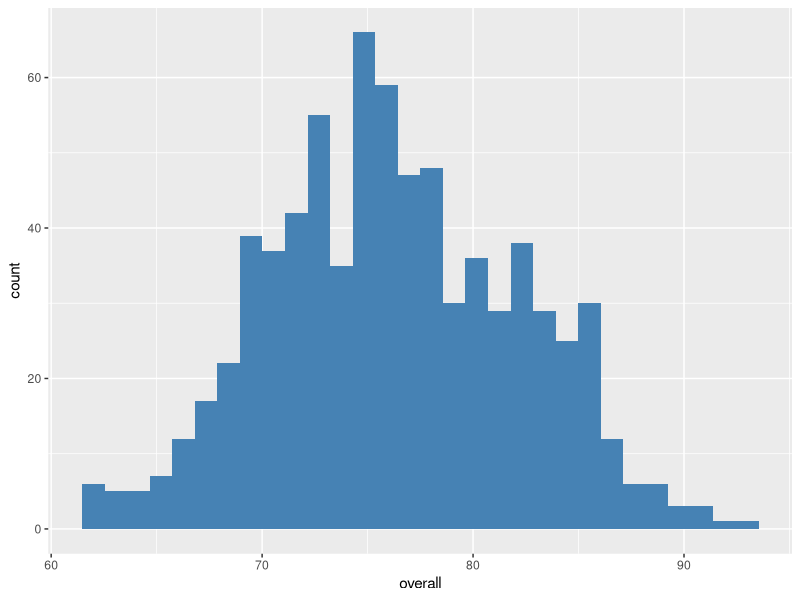
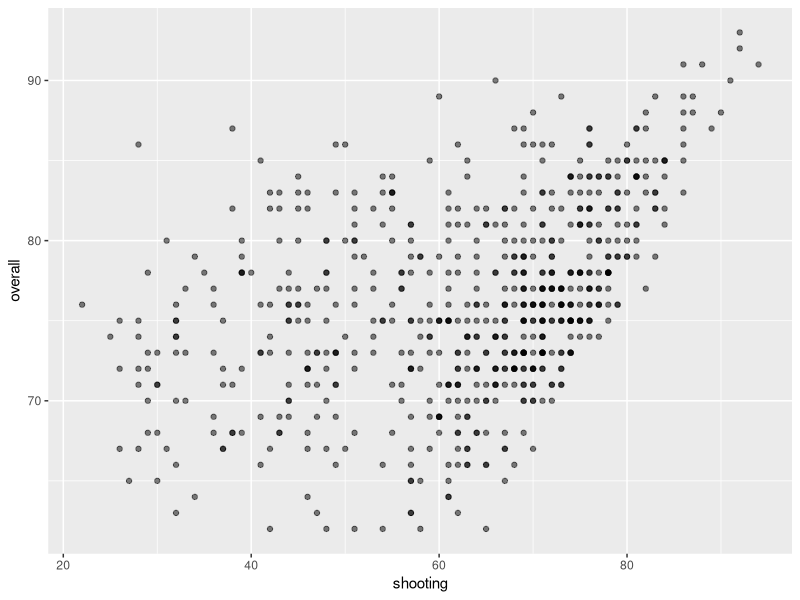

Generate these figures, in order, with R:
## ---- chunk 1
library(tidyverse)
## ---- chunk 2
data <- read_csv("FC26_20250921.csv")

dim(data)
glimpse(data)
summary(data)
## ---- chunk 3
colSums(is.na(data))
## ---- chunk 4
data_clean <- data %>%
  # eliminar columnas duplicadas del merge
  select(-ends_with("_x")) %>%
  
  # renombrar columnas principales
  rename(
    overall = overall_y,
    pace = pace_y,
    shooting = shooting_y,
    passing = passing_y,
    dribbling = dribbling_y,
    defending = defending_y,
    physic = physic_y,
    age = age_y,
    nationality = nationality_name_y
  ) %>%
  
  # seleccionar variables relevantes
  select(
    long_name, overall, pace, shooting, passing,
    dribbling, defending, physic, age, nationality
  ) %>%
  
  # eliminar nulos críticos
  drop_na(overall)
## ---- chunk 5
summary(data_clean)
## ---- chunk 6
ggplot(data_clean, aes(x = overall)) +
  geom_histogram(bins = 30, fill = "steelblue")
## ---- chunk 7
top_players <- data_clean %>%
  arrange(desc(overall)) %>%
  head(10)

top_players
## ---- chunk 8
Q1 <- quantile(data_clean$overall, 0.25)
Q3 <- quantile(data_clean$overall, 0.75)
IQR <- Q3 - Q1

outliers <- data_clean %>%
  filter(overall < Q1 - 1.5*IQR | overall > Q3 + 1.5*IQR)

nrow(outliers)
## ---- chunk 9
cor_matrix <- data_clean %>%
  select(overall, pace, shooting, passing, dribbling) %>%
  cor(use = "complete.obs")

cor_matrix
## ---- chunk 10
ggplot(data_clean, aes(x = shooting, y = overall)) +
  geom_point(alpha = 0.5)
## ---- chunk 11
data_transformed <- data_clean %>%
  mutate(
    performance_level = case_when(
      overall >= 85 ~ "Elite",
      overall >= 75 ~ "Alto",
      TRUE ~ "Medio"
    )
  )
